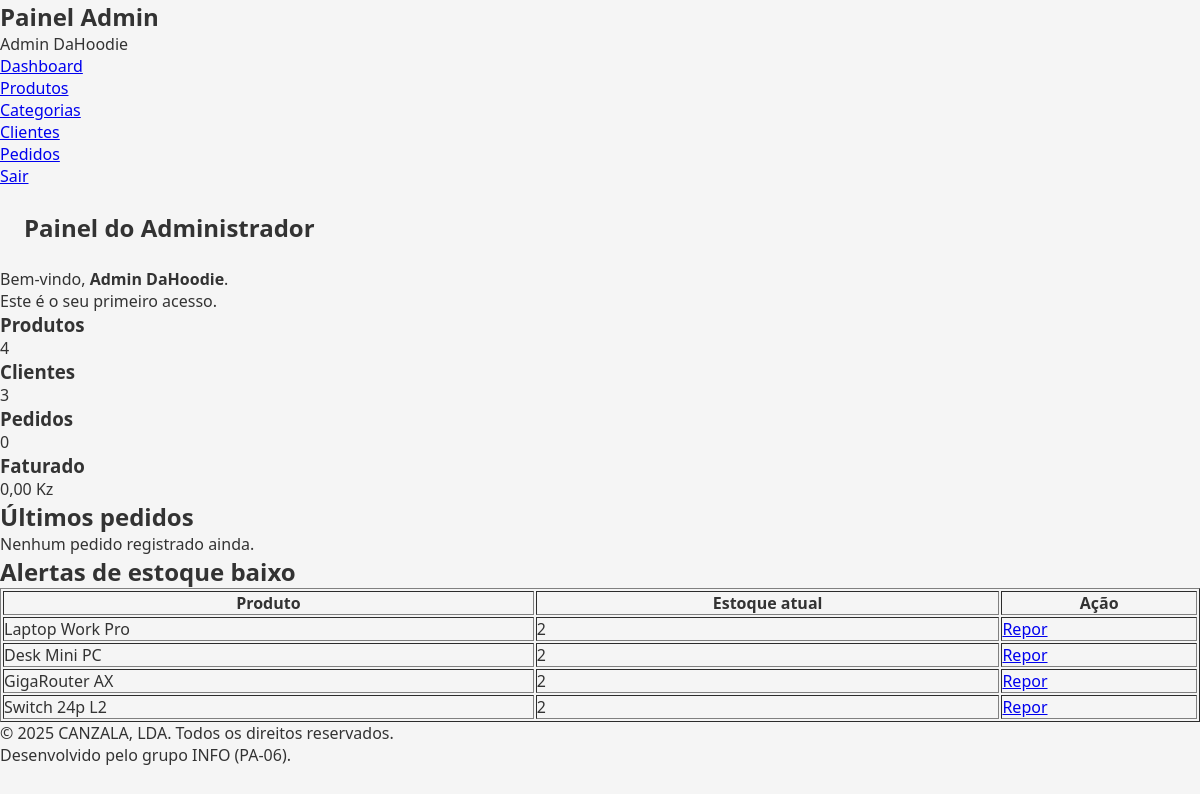
Page /admin/dashboard.php (signed in) on the committed database.
### tables this page shows
CREATE TABLE `produtos` (
  `id` int(10) UNSIGNED NOT NULL,
  `nome` varchar(150) NOT NULL,
  `descricao` text DEFAULT NULL,
  `preco` decimal(10,2) NOT NULL,
  `imagem` varchar(255) DEFAULT NULL,
  `criado_em` timestamp NOT NULL DEFAULT current_timestamp(),
  `estoque` int(11) NOT NULL DEFAULT 0,
  `categoria_id` int(10) UNSIGNED DEFAULT NULL
);

### admin/dashboard.php (the view, shortened to what this page needs)
<?php
require_once __DIR__ . '/../config/db.php';
try {
    $totalProdutos = (int) $pdo->query("SELECT COUNT(*) FROM produtos")->fetchColumn();
    $totalClientes = (int) $pdo->query("SELECT COUNT(*) FROM usuarios")->fetchColumn();
    $totalPedidos  = (int) $pdo->query("SELECT COUNT(*) FROM pedidos")->fetchColumn();
    $totalFaturado = (float) $pdo->query("SELECT COALESCE(SUM(total), 0) FROM pedidos")->fetchColumn();
} catch (PDOException $e) {
    $totalProdutos = 0;
    $totalClientes = 0;
    $totalPedidos  = 0;
    $totalFaturado = 0;
}
try {
    $stmt = $pdo->query("
        SELECT id, nome_cliente, total, status, criado_em
        FROM pedidos
        ORDER BY id DESC
        LIMIT 5
    ");
    $ultimosPedidos = $stmt->fetchAll(PDO::FETCH_ASSOC);
} catch (PDOException $e) {
    $ultimosPedidos = [];
}
try {
    $stmt = $pdo->query("
        SELECT id, nome, estoque
        FROM produtos
        WHERE estoque <= 5
        ORDER BY estoque ASC
        LIMIT 10
    ");
    $estoqueBaixo = $stmt->fetchAll(PDO::FETCH_ASSOC);
} catch (PDOException $e) {
    $estoqueBaixo = [];
}
require_once __DIR__ . '/../includes/header.php';
require_once __DIR__ . '/../includes/admin_sidebar.php';
?>
<main class="admin-dashboard">
    <section class="section">
        <h1>Painel do Administrador</h1>
        <p>
            Bem-vindo,
            <strong><?= htmlspecialchars($_SESSION['admin_nome'], ENT_QUOTES, 'UTF-8') ?></strong>.
        </p>
        <?php if (!empty($_SESSION['admin_ultimo_acesso'])): ?>
            <p>
                Último acesso:
                <?= date('d/m/Y H:i', strtotime($_SESSION['admin_ultimo_acesso'])) ?>
            </p>
        <?php else: ?>
            <p>Este é o seu primeiro acesso.</p>
        <?php endif; ?>
    </section>
    <section class="section dashboard-cards">
        <div class="card">
            <h3>Produtos</h3>
            <p class="card-number"><?= $totalProdutos ?></p>
        </div>
        <div class="card">
            <h3>Clientes</h3>
            <p class="card-number"><?= $totalClientes ?></p>
        </div>
        <div class="card">
            <h3>Pedidos</h3>
            <p class="card-number"><?= $totalPedidos ?></p>
        </div>
        <div class="card">
            <h3>Faturado</h3>
            <p class="card-number"><?= number_format($totalFaturado, 2, ',', '.') ?> Kz</p>
        </div>
    </section>
    <section class="section">
        <h2>Últimos pedidos</h2>
        <?php if (empty($ultimosPedidos)): ?>
            <p>Nenhum pedido registrado ainda.</p>
        <?php endif; ?>
    </section>
    <section class="section">
        <h2>Alertas de estoque baixo</h2>
        <?php if (empty($estoqueBaixo)): ?>
            <p>Nenhum produto com estoque crítico.</p>
        <?php else: ?>
            <table border="1" cellpadding="8" width="100%">
                <thead>
                    <tr>
                        <th>Produto</th>
                        <th>Estoque atual</th>
                        <th>Ação</th>
                    </tr>
                </thead>
                <tbody>
                    <?php foreach ($estoqueBaixo as $produto): ?>
                        <tr>
                            <td><?= htmlspecialchars($produto['nome']) ?></td>
                            <td><?= (int) $produto['estoque'] ?></td>
                            <td>
                                <a href="produtos/editar.php?id=<?= (int) $produto['id'] ?>">Repor</a>
                            </td>
                        </tr>
                    <?php endforeach; ?>
                </tbody>
            </table>
        <?php endif; ?>
    </section>
</main>
<?php require_once __DIR__ . '/../includes/footer.php'; ?>

### assets/css/style.css (style rules this page uses)
* { box-sizing: border-box; margin: 0; padding: 0; }
body { font-family: system-ui, sans-serif; background: #f5f5f5; color: #333; }
h1 { margin: 1.5rem; }

### rows in the picture
produtos: nome "Laptop Work Pro", estoque "2"
produtos: nome "Desk Mini PC", estoque "2"
produtos: nome "GigaRouter AX", estoque "2"
produtos: nome "Switch 24p L2", estoque "2"

### other values in the picture
$_SESSION['admin_nome'] "Admin DaHoodie"
$totalProdutos "4"
$totalClientes "3"
$totalPedidos "0"
$totalFaturado "0,00"
